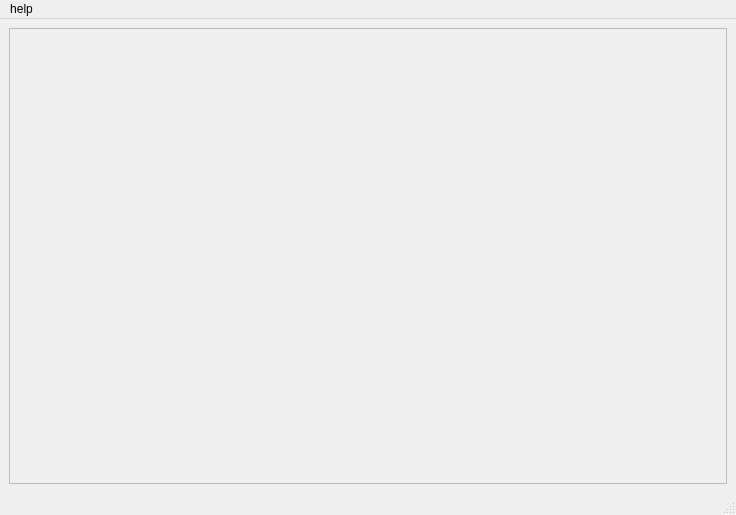
<?xml version="1.0" encoding="UTF-8"?>
<ui version="4.0">
 <class>MainWindow</class>
 <widget class="QMainWindow" name="MainWindow">
  <property name="geometry">
   <rect>
    <x>0</x>
    <y>0</y>
    <width>736</width>
    <height>515</height>
   </rect>
  </property>
  <property name="sizePolicy">
   <sizepolicy hsizetype="Preferred" vsizetype="Preferred">
    <horstretch>0</horstretch>
    <verstretch>0</verstretch>
   </sizepolicy>
  </property>
  <property name="windowTitle">
   <string>MainWindow</string>
  </property>
  <widget class="QWidget" name="centralwidget">
   <layout class="QVBoxLayout" name="verticalLayout">
    <item>
     <widget class="OnedayStockMangemant" name="oneDaystockFrame">
      <property name="frameShape">
       <enum>QFrame::StyledPanel</enum>
      </property>
      <property name="frameShadow">
       <enum>QFrame::Raised</enum>
      </property>
     </widget>
    </item>
   </layout>
  </widget>
  <widget class="QMenuBar" name="menubar">
   <property name="geometry">
    <rect>
     <x>0</x>
     <y>0</y>
     <width>736</width>
     <height>25</height>
    </rect>
   </property>
   <widget class="QMenu" name="menuHelp">
    <property name="title">
     <string>help</string>
    </property>
    <addaction name="actionAbout_software"/>
   </widget>
   <addaction name="menuHelp"/>
  </widget>
  <widget class="QStatusBar" name="statusbar"/>
  <action name="actionAbout_software">
   <property name="text">
    <string>about software</string>
   </property>
  </action>
 </widget>
 <customwidgets>
  <customwidget>
   <class>OnedayStockMangemant</class>
   <extends>QFrame</extends>
   <header location="global">onedaystockmangemant.h</header>
   <container>1</container>
  </customwidget>
 </customwidgets>
 <resources/>
 <connections/>
</ui>
